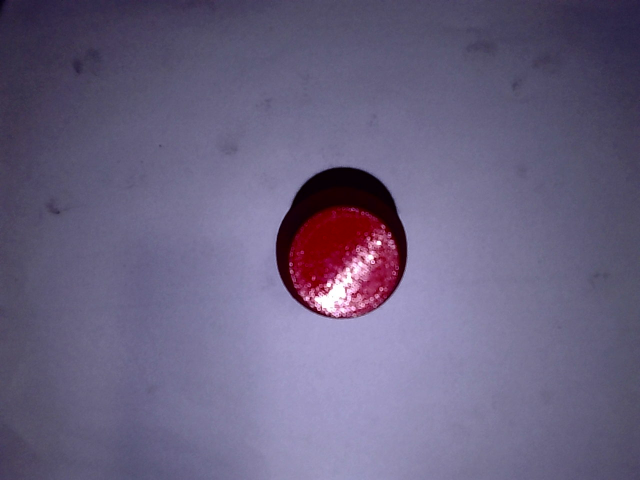
#> input picture 工创赛/evidence/20261006-051539-184251/first-red-id-change-before-raw.png, 1280 x 960 px (shown at 1/2 size)
$ python round_face_v8_prototype.py --input-dir ../evidence/20261006-051539-184251 --output-dir out
#> lines starting #> are read from the running program, lines starting #| are printed output that depends on the picture; after the words box and inside, x2 and y2 are one past the last pixel; in counts of white or black regions, pixels touching at a corner belong together
#> in main, frame is the input picture: shape (960, 1280, 3); mean B, G, R 127.6, 97.4, 105.5
"""Offline six-color development probe for supplied isolated tabletop samples.

NOT a robot detector: no camera, serial port, motion target or calibrated pose.
Pixel centers describe candidate silhouettes (which may include sidewalls/shadow).
Thresholds are provisional; development-set agreement is not an accuracy claim.
"""
import argparse
import json
from pathlib import Path
import cv2
import numpy as np

VERSION = 'tabletop-color-probe-v7-round-face-color-candidate'


# [218 lines left out: functions bright_round_face, hinted_color_circles, chromatic_fallback, not called in this run]

def analyze(frame,color_config=None,prior_regions=None):
    hsv = cv2.cvtColor(frame, cv2.COLOR_BGR2HSV)
#> hsv: shape (960, 1280, 3); mean H, S, V 125.3, 69.2, 130.2
    gray = cv2.cvtColor(frame, cv2.COLOR_BGR2GRAY)
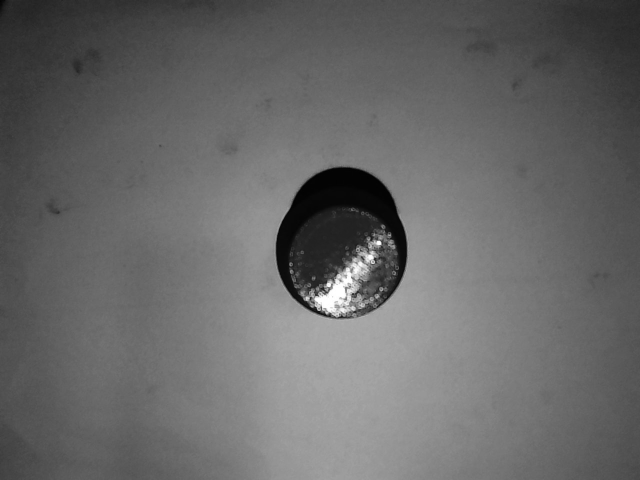
#> gray: shape (960, 1280) (shown at 1/2 size); min 1, max 255, mean 103.2
    h,s,v = cv2.split(hsv)
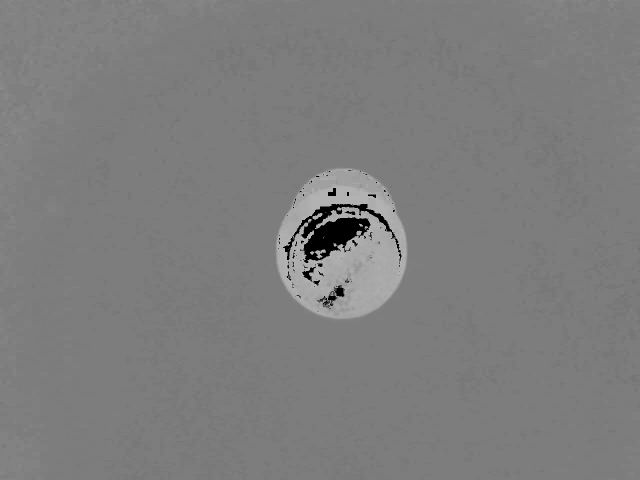
#> h: shape (960, 1280) (shown at 1/2 size); min 0, max 179, mean 125.3
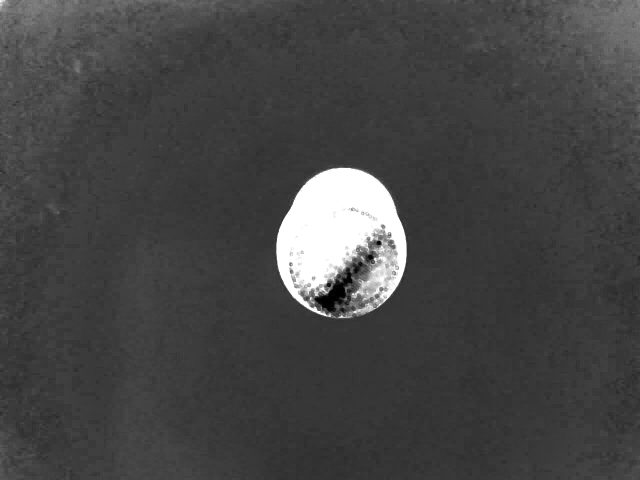
#> s: shape (960, 1280) (shown at 1/2 size); min 0, max 255, mean 69.2
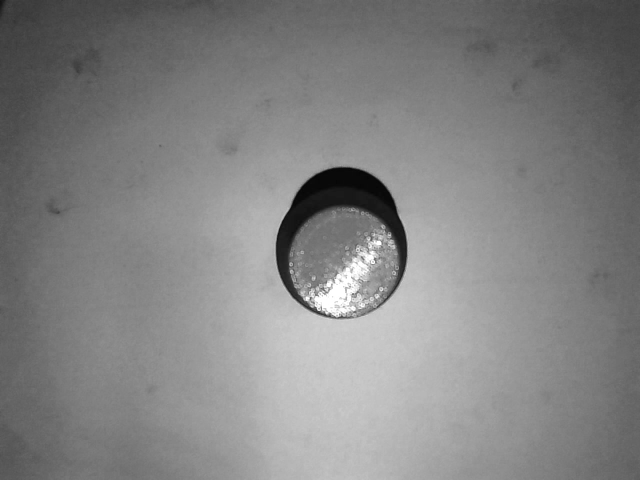
#> v: shape (960, 1280) (shown at 1/2 size); min 4, max 255, mean 130.2
    colorful = ((s>=90)&(v>=35)&((h<=12)|(h>=165)|((h>=18)&(h<=85))))
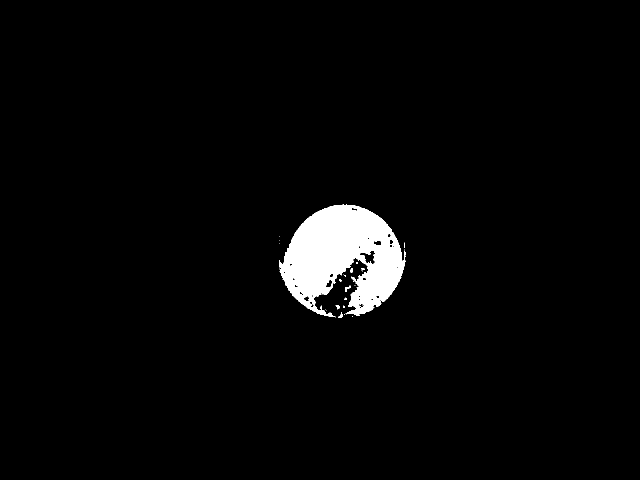
#> colorful: shape (960, 1280) bool (shown at 1/2 size); 2.9% white; 31 white regions (26 under 20 px), largest, box (x1, y1, x2, y2) and area: (558, 409, 811, 635) 35064, (690, 571, 702, 584) 59, (676, 627, 686, 636) 47, (671, 610, 679, 619) 41, (701, 536, 706, 546) 36
    # Include dim blue sidewalls in the proposal; reliable class votes below
    # still require V>=60. This avoids a V=45..59 hole in the silhouette.
    strong_blue = (h>=100)&(h<=135)&(s>=140)&(v>=35)
#> strong_blue: shape (960, 1280) bool; 0.01% white; 16 white regions (15 under 20 px), largest, box (x1, y1, x2, y2) and area: (0, 0, 16, 22) 96
    pale_blue = (h>=90)&(h<=115)&(s>=25)&(s<=180)&(v>=100)
#> pale_blue: shape (960, 1280) bool; 0% white in thin lines or dots, all inside (x1, y1, x2, y2) = (353, 64, 1280, 544)
    calibrated_masks=None
    if color_config is not None:
        from 颜色标定 import make_all_color_masks
        calibrated_masks=make_all_color_masks(frame,color_config)
        mask=np.zeros(gray.shape,np.uint8)
        for m in calibrated_masks.values():mask=cv2.bitwise_or(mask,m)
    else:
        mask = ((colorful | strong_blue | pale_blue | (v<45)).astype(np.uint8))*255
    mask = cv2.morphologyEx(mask,cv2.MORPH_CLOSE,np.ones((5,5),np.uint8))
#> mask: shape (960, 1280); 4.5% white; 24 white regions (19 under 20 px)
    contours,_ = cv2.findContours(mask,cv2.RETR_EXTERNAL,cv2.CHAIN_APPROX_SIMPLE)
#> contours = 24 contours, 20 with area under 20; largest, box (x1, y1, x2, y2) and area: (553, 335, 813, 636) 54764, (0, 0, 16, 33) 213, (690, 571, 702, 584) 48, (671, 610, 679, 619) 32
    records, drawing = [], frame.copy()
#> records = []
    rejected=[];accepted=[];circle_diagnostics=[]
    for contour in sorted(contours,key=cv2.contourArea,reverse=True):
        area = cv2.contourArea(contour)
        if area<1000:
            continue
        x,y,w,ht=cv2.boundingRect(contour)
        row={'bbox_px':[x,y,w,ht],'area_px2':area,'label':'UNKNOWN','reason':'',
             'proposal_source':'combined_silhouette'}
        if x<=1 or y<=1 or x+w>=frame.shape[1]-1 or y+ht>=frame.shape[0]-1:
            row['reason']='TOUCHES_BORDER';records.append(row);rejected.append(contour);continue
        perimeter=cv2.arcLength(contour,True)
        circularity=4*np.pi*area/max(perimeter**2,1)
        solidity=area/max(cv2.contourArea(cv2.convexHull(contour)),1)
        if circularity<.35 or solidity<.7 or max(w/ht,ht/w)>2:
            row['reason']='SHAPE_UNCERTAIN';records.append(row);rejected.append(contour);continue
        region=np.zeros(gray.shape,np.uint8)
        cv2.drawContours(region,[contour],-1,255,-1)
        region=cv2.erode(region,np.ones((7,7),np.uint8))>0
        valid=region & (v<250)
        usable=float(valid.sum()/max(region.sum(),1))
        row['usable_fraction']=usable
        if usable<.35 or valid.sum()<500:
            row['reason']='INSUFFICIENT_NONCLIPPED_PIXELS';records.append(row);continue
        H,S,V=h[valid],s[valid],v[valid]
        votes={
            'red': ((H<=12)|(H>=165))&(S>=90)&(V>=35),
            'yellow': (H>=18)&(H<35)&(S>=90)&(V>=35),
            'green': (H>=35)&(H<=85)&(S>=60)&(V>=35),
            'blue': (H>=100)&(H<=135)&(S>=140)&(V>=60),
            'lightblue': (H>=90)&(H<=115)&(S>=25)&(S<140)&(V>=100),
        }
        scores={k:float(val.mean()) for k,val in votes.items()}
        if calibrated_masks is not None:
            names={1:'red',2:'yellow',3:'blue',4:'green',5:'black',6:'lightblue'}
            scores={names[k]:float((m[valid]>0).mean()) for k,m in calibrated_masks.items()}
        dark=float((V<45).mean())
        ranking=sorted(scores,key=scores.get,reverse=True)
        best,second=ranking[:2]
        if calibrated_masks is None and dark>=.70 and scores[best]<.08:
            row.update(label='black',reason='DARK_WITH_LITTLE_CHROMATIC_EVIDENCE')
        elif scores[best]>=.30 and scores[best]-scores[second]>=.15:
            row.update(label=best,reason='DOMINANT_COLOR_EVIDENCE')
        else:
            row['reason']='AMBIGUOUS_COLOR'
            # 蓝/浅蓝与暗侧面混票时，允许原有严格圆面分支再检查。
            if best in ('blue','lightblue','black') and second in ('blue','lightblue','black'):
                rejected.append(contour)
        row.update(color_fractions=scores,dark_fraction=dark)
        m=cv2.moments(contour)
        center=[m['m10']/m['m00'],m['m01']/m['m00']]
        row['silhouette_center_px']=center
        # 蓝/浅蓝整体低置信混票时以当前圆面复核，侧面不覆盖已证实的面色。
        if calibrated_masks is not None and row['label']=='blue' \
                and scores['blue']<.65 and scores.get('lightblue',0)>=.15:
            face=bright_round_face(frame,calibrated_masks,contour,v)
            row['silhouette_color_fractions']=scores
            if face is None:
                row.update(label='UNKNOWN',reason='BLUE_FAMILY_FACE_UNVERIFIED')
            else:
                row.update(face)
        if calibrated_masks is not None and (row['label']=='blue' or row['reason']=='AMBIGUOUS_COLOR'):
            face=bright_round_face(frame,calibrated_masks,contour,v)
            if face is not None and face['label']=='lightblue':row.update(face)
        records.append(row)
        if row['label']!='UNKNOWN':accepted.append(contour)
        if row['proposal_source']=='bright_round_face':
            dx,dy,dw,dh=row['bbox_px'];cv2.rectangle(drawing,(dx,dy),(dx+dw,dy+dh),(0,255,0),2)
        else:
            cv2.drawContours(drawing,[contour],-1,(0,255,0),2)
        cv2.putText(drawing,row['label'],(row['bbox_px'][0],max(25,row['bbox_px'][1]-10)),cv2.FONT_HERSHEY_SIMPLEX,.8,(0,255,0),2)
#> this loop made 24 passes
#> area on passes 2 to 4: 213, 48.5, 31.5
#> (area, x, y, w, ht, perimeter, circularity, solidity) on pass 1: (54764.5, 553, 335, 260, 301, 1483.7, 0.313, 0.899)
#> after the loop, accepted = []; records = 1 item; rejected = 1 contour; box (x1, y1, x2, y2) and area: (553, 335, 813, 636) 54764
    if calibrated_masks is not None:
        # 蓝色高光可变白/低饱和，只辅助轮廓提议；分类票数仍取原六色蒙版。
        geometry_masks=dict(calibrated_masks)
        highlight=((v>=220)&(s<=140))|(v>=250)
        geometry_masks[3]=cv2.bitwise_or(calibrated_masks[3],calibrated_masks[6])
        geometry_masks[3]=cv2.bitwise_or(geometry_masks[3],highlight.astype(np.uint8)*255)
        for row in chromatic_fallback(frame,calibrated_masks,rejected,accepted,geometry_masks):
            records.append(row)
            x,y,w,ht=row['bbox_px']
            cv2.rectangle(drawing,(x,y),(x+w,y+ht),(0,255,0),2)
            cv2.putText(drawing,row['label'],(x,max(25,y-10)),cv2.FONT_HERSHEY_SIMPLEX,.8,(0,255,0),2)
        for row in hinted_color_circles(frame,calibrated_masks,rejected,records,prior_regions,v,circle_diagnostics,geometry_masks):
            records.append(row)
            x,y,w,ht=row['bbox_px']
            cv2.rectangle(drawing,(x,y),(x+w,y+ht),(0,255,0),2)
    return {'version':VERSION,'regions':records,'circle_diagnostics':circle_diagnostics,
            'scope':'OFFLINE DEVELOPMENT ONLY; no metric coordinates or grasp target'},drawing

def main():
    p=argparse.ArgumentParser(description=__doc__)
    p.add_argument('--input-dir',required=True,type=Path)
    p.add_argument('--output-dir',required=True,type=Path)
    args=p.parse_args();args.output_dir.mkdir(parents=True,exist_ok=True)
    summary=[];tiles=[]
    for path in sorted(args.input_dir.glob('*.png')):
        frame=cv2.imdecode(np.fromfile(path,dtype=np.uint8),cv2.IMREAD_COLOR)
        if frame is None: raise RuntimeError(f'Cannot decode {path}')
        result,drawing=analyze(frame);result['file']=path.name
#> after `result, drawing = analyze(frame)`: result = 4 items
        (args.output_dir/(path.stem+'.json')).write_text(json.dumps(result,indent=2),encoding='utf-8')
        ok,data=cv2.imencode('.png',drawing)
        if not ok: raise RuntimeError('Encode failed')
        data.tofile(args.output_dir/(path.stem+'-overlay.png'))
        summary.append(result)
        desc=[r['label']+':'+r['reason'] for r in result['regions']]
#> desc = ['UNKNOWN:SHAPE_UNCERTAIN']
        print(path.name,desc or ['NO_CANDIDATE'])
#| first-red-id-change-before-raw.png ['UNKNOWN:SHAPE_UNCERTAIN']
        tile=cv2.resize(drawing,(480,360));footer=np.full((50,480,3),245,np.uint8)
        cv2.putText(footer,path.name,(8,18),cv2.FONT_HERSHEY_SIMPLEX,.43,(0,0,0),1)
#> footer: shape (50, 480, 3); values 0 (black) and 245 (white), 97.7% white; black in thin lines or dots, all inside (x1, y1, x2, y2) = (9, 9, 266, 22)
        labels=[r['label'] for r in result['regions'] if r['reason']!='TOUCHES_BORDER']
#> labels = ['UNKNOWN']
        cv2.putText(footer,','.join(labels) or 'NO INTERIOR CANDIDATE',(8,40),cv2.FONT_HERSHEY_SIMPLEX,.5,(0,0,0),1)
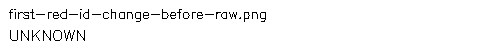
#> footer: shape (50, 480, 3); values 0 (black) and 245 (white), 96.9% white; black in thin lines or dots, all inside (x1, y1, x2, y2) = (9, 9, 266, 41)
        tiles.append(np.vstack([tile,footer]))
    if not summary: raise RuntimeError('No PNG inputs')
    (args.output_dir/'summary.json').write_text(json.dumps(summary,indent=2),encoding='utf-8')
    if len(tiles)%2: tiles.append(np.full_like(tiles[0],245))
    grid=np.vstack([np.hstack(tiles[i:i+2]) for i in range(0,len(tiles),2)])
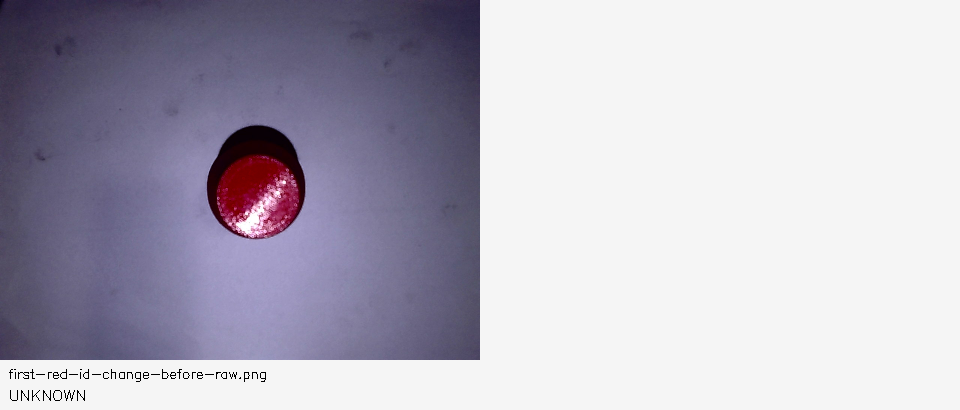
#> grid: shape (410, 960, 3); mean of channels 0, 1, 2 193, 179.7, 183.3; drawn as B, G, R
    ok,data=cv2.imencode('.png',grid)
    if not ok: raise RuntimeError('Encode failed')
    data.tofile(args.output_dir/'overview.png')

if __name__=='__main__':
    main()
